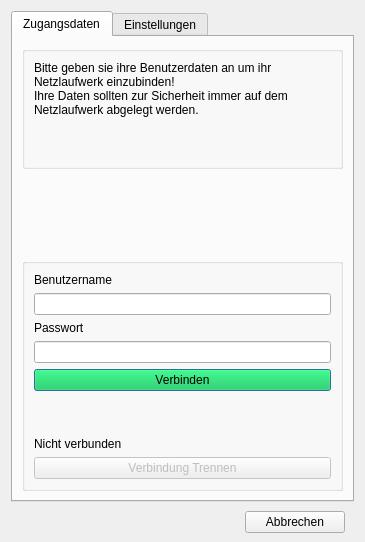
<?xml version="1.0" encoding="UTF-8"?>
<ui version="4.0">
 <author>Xapient</author>
 <class>Dialog</class>
 <widget class="QDialog" name="Dialog">
  <property name="geometry">
   <rect>
    <x>0</x>
    <y>0</y>
    <width>365</width>
    <height>542</height>
   </rect>
  </property>
  <property name="sizePolicy">
   <sizepolicy hsizetype="MinimumExpanding" vsizetype="MinimumExpanding">
    <horstretch>0</horstretch>
    <verstretch>0</verstretch>
   </sizepolicy>
  </property>
  <property name="windowTitle">
   <string>Netzlaufwerk verbinden</string>
  </property>
  <property name="autoFillBackground">
   <bool>false</bool>
  </property>
  <property name="sizeGripEnabled">
   <bool>false</bool>
  </property>
  <property name="modal">
   <bool>false</bool>
  </property>
  <layout class="QVBoxLayout" name="verticalLayout_5">
   <property name="spacing">
    <number>0</number>
   </property>
   <property name="bottomMargin">
    <number>0</number>
   </property>
   <item>
    <widget class="QTabWidget" name="tabWidget">
     <property name="font">
      <font>
       <family>Ubuntu</family>
      </font>
     </property>
     <property name="focusPolicy">
      <enum>Qt::NoFocus</enum>
     </property>
     <property name="whatsThis">
      <string/>
     </property>
     <property name="accessibleName">
      <string/>
     </property>
     <property name="styleSheet">
      <string notr="true"/>
     </property>
     <property name="tabShape">
      <enum>QTabWidget::Rounded</enum>
     </property>
     <property name="currentIndex">
      <number>0</number>
     </property>
     <widget class="QWidget" name="tab">
      <attribute name="icon">
       <iconset theme="tag">
        <normaloff>.</normaloff>.</iconset>
      </attribute>
      <attribute name="title">
       <string>Zugangsdaten</string>
      </attribute>
      <layout class="QVBoxLayout" name="verticalLayout_4" stretch="0,0,0">
       <item>
        <widget class="QGroupBox" name="groupBox_3">
         <property name="title">
          <string/>
         </property>
         <property name="flat">
          <bool>true</bool>
         </property>
         <layout class="QVBoxLayout" name="verticalLayout_7">
          <item>
           <widget class="QLabel" name="label">
            <property name="styleSheet">
             <string notr="true"/>
            </property>
            <property name="text">
             <string>&lt;html&gt;&lt;head/&gt;&lt;body&gt;&lt;p&gt;Bitte geben sie ihre Benutzerdaten an um ihr Netzlaufwerk einzubinden!&lt;br/&gt;Ihre Daten sollten zur Sicherheit immer auf dem Netzlaufwerk abgelegt werden.&lt;/p&gt;&lt;p&gt;&lt;br/&gt;&lt;/p&gt;&lt;/body&gt;&lt;/html&gt;</string>
            </property>
            <property name="wordWrap">
             <bool>true</bool>
            </property>
            <property name="indent">
             <number>0</number>
            </property>
           </widget>
          </item>
         </layout>
        </widget>
       </item>
       <item>
        <spacer name="verticalSpacer">
         <property name="orientation">
          <enum>Qt::Vertical</enum>
         </property>
         <property name="sizeHint" stdset="0">
          <size>
           <width>20</width>
           <height>40</height>
          </size>
         </property>
        </spacer>
       </item>
       <item>
        <widget class="QGroupBox" name="groupBox_4">
         <property name="title">
          <string/>
         </property>
         <property name="flat">
          <bool>true</bool>
         </property>
         <layout class="QVBoxLayout" name="verticalLayout_8">
          <item>
           <widget class="QLabel" name="label_2">
            <property name="text">
             <string>Benutzername</string>
            </property>
            <property name="indent">
             <number>0</number>
            </property>
           </widget>
          </item>
          <item>
           <widget class="QLineEdit" name="benutzer">
            <property name="styleSheet">
             <string notr="true"/>
            </property>
            <property name="text">
             <string/>
            </property>
            <property name="echoMode">
             <enum>QLineEdit::Normal</enum>
            </property>
           </widget>
          </item>
          <item>
           <widget class="QLabel" name="label_3">
            <property name="text">
             <string>Passwort</string>
            </property>
            <property name="indent">
             <number>0</number>
            </property>
           </widget>
          </item>
          <item>
           <widget class="QLineEdit" name="passwort">
            <property name="styleSheet">
             <string notr="true"/>
            </property>
            <property name="echoMode">
             <enum>QLineEdit::Password</enum>
            </property>
           </widget>
          </item>
          <item>
           <widget class="QPushButton" name="verbinden">
            <property name="sizePolicy">
             <sizepolicy hsizetype="Expanding" vsizetype="Expanding">
              <horstretch>0</horstretch>
              <verstretch>0</verstretch>
             </sizepolicy>
            </property>
            <property name="focusPolicy">
             <enum>Qt::TabFocus</enum>
            </property>
            <property name="styleSheet">
             <string notr="true">background-color: rgba(0,200,70,0.4);</string>
            </property>
            <property name="text">
             <string>Verbinden</string>
            </property>
            <property name="icon">
             <iconset theme="folder-sync">
              <normaloff>.</normaloff>.</iconset>
            </property>
           </widget>
          </item>
          <item>
           <spacer name="verticalSpacer_2">
            <property name="orientation">
             <enum>Qt::Vertical</enum>
            </property>
            <property name="sizeHint" stdset="0">
             <size>
              <width>20</width>
              <height>40</height>
             </size>
            </property>
           </spacer>
          </item>
          <item>
           <widget class="QLabel" name="status1">
            <property name="text">
             <string>Nicht verbunden</string>
            </property>
            <property name="wordWrap">
             <bool>true</bool>
            </property>
           </widget>
          </item>
          <item>
           <widget class="QPushButton" name="trennen">
            <property name="enabled">
             <bool>false</bool>
            </property>
            <property name="text">
             <string>Verbindung Trennen</string>
            </property>
           </widget>
          </item>
         </layout>
        </widget>
       </item>
      </layout>
     </widget>
     <widget class="QWidget" name="advanced">
      <attribute name="icon">
       <iconset theme="configure">
        <normaloff>.</normaloff>.</iconset>
      </attribute>
      <attribute name="title">
       <string>Einstellungen</string>
      </attribute>
      <layout class="QVBoxLayout" name="verticalLayout_3">
       <item>
        <widget class="QGroupBox" name="groupBox">
         <property name="title">
          <string/>
         </property>
         <property name="flat">
          <bool>true</bool>
         </property>
         <layout class="QVBoxLayout" name="verticalLayout_2">
          <property name="spacing">
           <number>4</number>
          </property>
          <property name="bottomMargin">
           <number>6</number>
          </property>
          <item>
           <widget class="QLabel" name="label_6">
            <property name="sizePolicy">
             <sizepolicy hsizetype="Preferred" vsizetype="Preferred">
              <horstretch>0</horstretch>
              <verstretch>0</verstretch>
             </sizepolicy>
            </property>
            <property name="styleSheet">
             <string notr="true"/>
            </property>
            <property name="text">
             <string>Bitte geben sie die IP Adresse oder der Domainnamen des Windows (samba) Servers an und definieren sie das Schema für die Freigabenamen.</string>
            </property>
            <property name="alignment">
             <set>Qt::AlignLeading|Qt::AlignLeft|Qt::AlignTop</set>
            </property>
            <property name="wordWrap">
             <bool>true</bool>
            </property>
           </widget>
          </item>
          <item>
           <widget class="QRadioButton" name="radioButton1">
            <property name="styleSheet">
             <string notr="true">margin-top:10px;</string>
            </property>
            <property name="text">
             <string>Benutzername = Freigabename</string>
            </property>
            <property name="checked">
             <bool>true</bool>
            </property>
           </widget>
          </item>
          <item>
           <widget class="QRadioButton" name="radioButton2">
            <property name="text">
             <string>Benutzername$ = Freigabename</string>
            </property>
            <property name="checked">
             <bool>false</bool>
            </property>
           </widget>
          </item>
          <item>
           <widget class="QRadioButton" name="radioButton3">
            <property name="text">
             <string>Benutzerdefinierter Freigabename</string>
            </property>
           </widget>
          </item>
          <item>
           <widget class="QLabel" name="label_4">
            <property name="styleSheet">
             <string notr="true">margin-top:6</string>
            </property>
            <property name="text">
             <string>Server</string>
            </property>
            <property name="indent">
             <number>0</number>
            </property>
           </widget>
          </item>
          <item>
           <widget class="QLineEdit" name="server">
            <property name="text">
             <string>10.0.0.1</string>
            </property>
            <property name="echoMode">
             <enum>QLineEdit::Normal</enum>
            </property>
           </widget>
          </item>
          <item>
           <widget class="QLabel" name="label_5">
            <property name="text">
             <string>Freigabename</string>
            </property>
            <property name="indent">
             <number>0</number>
            </property>
           </widget>
          </item>
          <item>
           <widget class="QLineEdit" name="freigabe">
            <property name="enabled">
             <bool>false</bool>
            </property>
            <property name="echoMode">
             <enum>QLineEdit::Normal</enum>
            </property>
           </widget>
          </item>
          <item>
           <widget class="QLabel" name="label_7">
            <property name="text">
             <string>Ordner</string>
            </property>
           </widget>
          </item>
          <item>
           <widget class="QLineEdit" name="mountpoint">
            <property name="toolTip">
             <string>Dieser Ordner wird bei Bedarf im Homeverzeichnis erstellt</string>
            </property>
           </widget>
          </item>
          <item>
           <widget class="QLabel" name="label_8">
            <property name="text">
             <string>Domäne</string>
            </property>
           </widget>
          </item>
          <item>
           <widget class="QLineEdit" name="domain">
            <property name="toolTip">
             <string>optional</string>
            </property>
           </widget>
          </item>
         </layout>
        </widget>
       </item>
       <item>
        <widget class="QGroupBox" name="groupBox_2">
         <property name="sizePolicy">
          <sizepolicy hsizetype="Preferred" vsizetype="Preferred">
           <horstretch>0</horstretch>
           <verstretch>0</verstretch>
          </sizepolicy>
         </property>
         <property name="title">
          <string/>
         </property>
         <property name="alignment">
          <set>Qt::AlignHCenter|Qt::AlignTop</set>
         </property>
         <property name="flat">
          <bool>true</bool>
         </property>
         <layout class="QVBoxLayout" name="verticalLayout">
          <item>
           <widget class="QPushButton" name="speichern">
            <property name="styleSheet">
             <string notr="true">background-color: rgba(0,200,70,0.4);</string>
            </property>
            <property name="text">
             <string>Speichern</string>
            </property>
            <property name="icon">
             <iconset theme="document-save">
              <normaloff>.</normaloff>.</iconset>
            </property>
           </widget>
          </item>
         </layout>
        </widget>
       </item>
      </layout>
     </widget>
    </widget>
   </item>
   <item>
    <widget class="QWidget" name="widget" native="true">
     <layout class="QHBoxLayout" name="horizontalLayout">
      <item>
       <widget class="QLabel" name="status">
        <property name="text">
         <string/>
        </property>
        <property name="indent">
         <number>4</number>
        </property>
       </widget>
      </item>
      <item>
       <widget class="QPushButton" name="exit">
        <property name="maximumSize">
         <size>
          <width>100</width>
          <height>16777215</height>
         </size>
        </property>
        <property name="styleSheet">
         <string notr="true"/>
        </property>
        <property name="text">
         <string>Abbrechen</string>
        </property>
        <property name="icon">
         <iconset theme="window-close">
          <normaloff>.</normaloff>.</iconset>
        </property>
        <property name="flat">
         <bool>false</bool>
        </property>
       </widget>
      </item>
     </layout>
    </widget>
   </item>
  </layout>
 </widget>
 <tabstops>
  <tabstop>benutzer</tabstop>
  <tabstop>passwort</tabstop>
  <tabstop>verbinden</tabstop>
  <tabstop>exit</tabstop>
  <tabstop>radioButton1</tabstop>
  <tabstop>radioButton2</tabstop>
  <tabstop>radioButton3</tabstop>
  <tabstop>server</tabstop>
  <tabstop>freigabe</tabstop>
  <tabstop>mountpoint</tabstop>
  <tabstop>speichern</tabstop>
 </tabstops>
 <resources/>
 <connections>
  <connection>
   <sender>radioButton2</sender>
   <signal>clicked(bool)</signal>
   <receiver>freigabe</receiver>
   <slot>setDisabled(bool)</slot>
   <hints>
    <hint type="sourcelabel">
     <x>95</x>
     <y>50</y>
    </hint>
    <hint type="destinationlabel">
     <x>95</x>
     <y>49</y>
    </hint>
   </hints>
  </connection>
  <connection>
   <sender>radioButton1</sender>
   <signal>clicked(bool)</signal>
   <receiver>freigabe</receiver>
   <slot>setDisabled(bool)</slot>
   <hints>
    <hint type="sourcelabel">
     <x>95</x>
     <y>50</y>
    </hint>
    <hint type="destinationlabel">
     <x>95</x>
     <y>49</y>
    </hint>
   </hints>
  </connection>
  <connection>
   <sender>radioButton3</sender>
   <signal>clicked(bool)</signal>
   <receiver>freigabe</receiver>
   <slot>setEnabled(bool)</slot>
   <hints>
    <hint type="sourcelabel">
     <x>95</x>
     <y>50</y>
    </hint>
    <hint type="destinationlabel">
     <x>95</x>
     <y>49</y>
    </hint>
   </hints>
  </connection>
 </connections>
</ui>
